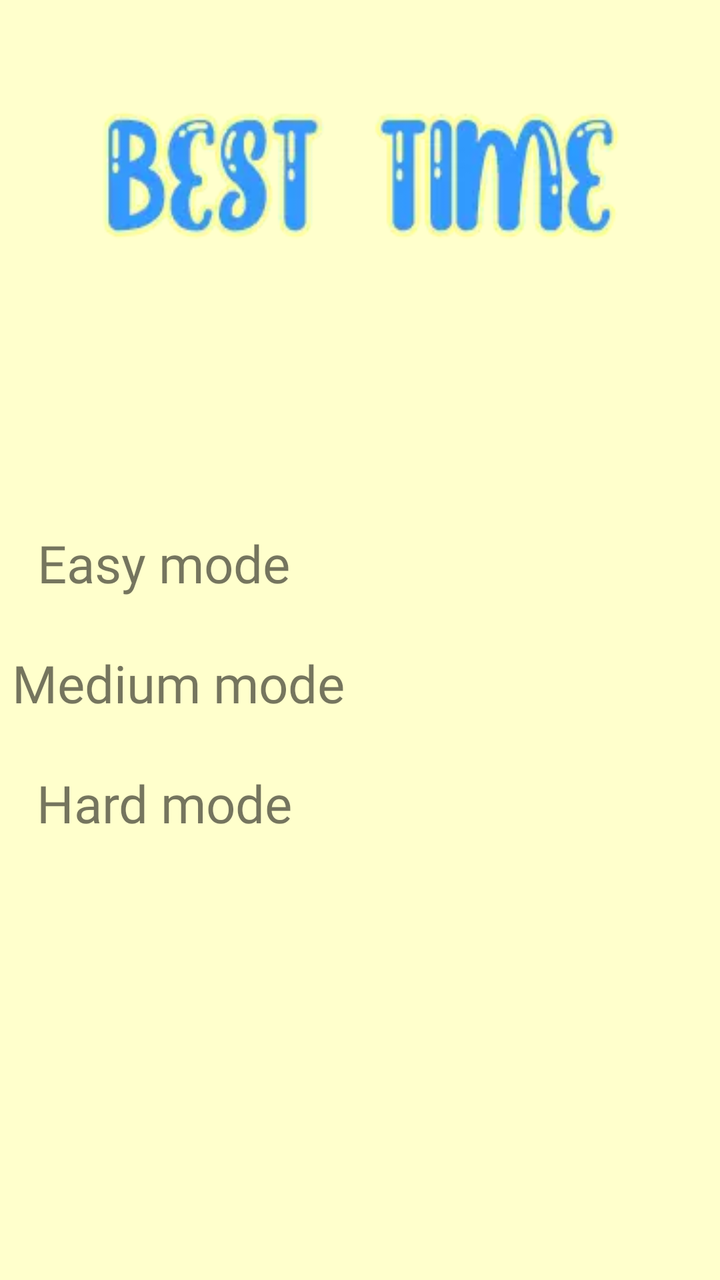
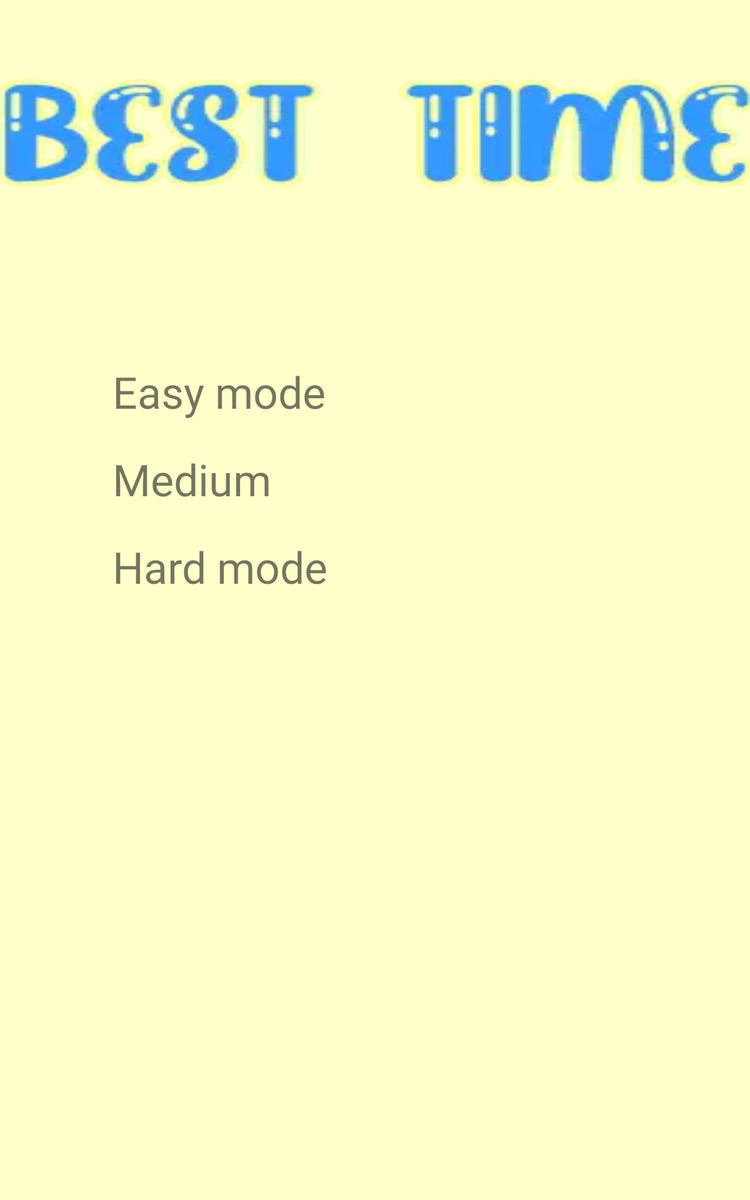

Two renders of one Android screen. The first uses the default layout on a phone; the second uses the alternative layout the repository ships for a different screen configuration, on a matching device. The two XML files are below.
<!-- AndroidManifest.xml: application theme AppTheme -->
<!-- res/layout/leaderboard.xml -->
<?xml version="1.0" encoding="utf-8"?>
<androidx.constraintlayout.widget.ConstraintLayout xmlns:android="http://schemas.android.com/apk/res/android"
    xmlns:app="http://schemas.android.com/apk/res-auto"
    xmlns:tools="http://schemas.android.com/tools"
    android:layout_width="match_parent"
    android:layout_height="match_parent"
    android:background="#ffc"
    tools:context=".Leaderboard">

    <androidx.constraintlayout.widget.Guideline
        android:id="@+id/highscore_title"
        android:layout_width="match_parent"
        android:layout_height="match_parent"
        android:orientation="horizontal"
        app:layout_constraintGuide_percent="0.35" />

    <androidx.constraintlayout.widget.Guideline
        android:id="@+id/mode_title"
        android:layout_width="match_parent"
        android:layout_height="match_parent"
        android:orientation="vertical"
        app:layout_constraintGuide_percent="0.5" />

    <TextView
        android:id="@+id/textView"
        android:layout_width="wrap_content"
        android:layout_height="93dp"
        android:layout_marginTop="40dp"
        android:background="@drawable/best_time"
        android:textSize="45dp"
        app:layout_constraintEnd_toEndOf="parent"
        app:layout_constraintHorizontal_bias="0.498"
        app:layout_constraintStart_toStartOf="parent"
        app:layout_constraintTop_toTopOf="parent" />

    <TextView
        android:id="@+id/easy_mode_lbl"
        android:layout_width="wrap_content"
        android:layout_height="40dp"
        android:layout_marginTop="40dp"

        android:fontFamily="@font/bright_crush"
        android:text="Easy mode"
        android:textSize="26dp"
        app:layout_constraintEnd_toEndOf="@+id/mode_title"
        app:layout_constraintHorizontal_bias="0.349"
        app:layout_constraintStart_toStartOf="parent"
        app:layout_constraintTop_toTopOf="@+id/highscore_title" />

    <TextView
        android:id="@+id/easy_mode_score"
        android:layout_width="wrap_content"
        android:layout_height="40dp"
        android:layout_marginTop="40dp"
        android:fontFamily="@font/bright_crush"
        android:textSize="26dp"
        app:layout_constraintEnd_toEndOf="parent"
        app:layout_constraintHorizontal_bias="0.5"
        app:layout_constraintStart_toEndOf="@+id/mode_title"
        app:layout_constraintTop_toBottomOf="@+id/highscore_title" />

    <TextView
        android:id="@+id/medium_mode_lbl"
        android:layout_width="wrap_content"
        android:layout_height="40dp"
        android:layout_marginTop="20dp"
        android:fontFamily="@font/bright_crush"
        android:text="Medium mode"
        android:textSize="26dp"
        app:layout_constraintEnd_toEndOf="@+id/mode_title"
        app:layout_constraintHorizontal_bias="0.435"
        app:layout_constraintStart_toStartOf="parent"
        app:layout_constraintTop_toBottomOf="@+id/easy_mode_lbl" />

    <TextView
        android:id="@+id/medium_mode_score"
        android:layout_width="wrap_content"
        android:layout_height="40dp"
        android:layout_marginTop="20dp"
        android:fontFamily="@font/bright_crush"
        android:textSize="26dp"
        app:layout_constraintEnd_toEndOf="parent"
        app:layout_constraintHorizontal_bias="0.5"
        app:layout_constraintStart_toEndOf="@+id/mode_title"
        app:layout_constraintTop_toBottomOf="@+id/easy_mode_score" />

    <TextView
        android:id="@+id/hard_mode_lbl"
        android:layout_width="wrap_content"
        android:layout_height="40dp"
        android:layout_marginTop="20dp"
        android:fontFamily="@font/bright_crush"
        android:text="Hard mode"
        android:textSize="26dp"
        app:layout_constraintEnd_toEndOf="@+id/mode_title"
        app:layout_constraintHorizontal_bias="0.351"
        app:layout_constraintStart_toStartOf="parent"
        app:layout_constraintTop_toBottomOf="@+id/medium_mode_score" />

    <TextView
        android:id="@+id/hard_mode_score"
        android:layout_width="wrap_content"
        android:layout_height="40dp"
        android:layout_marginTop="28dp"
        android:fontFamily="@font/bright_crush"
        android:textSize="26dp"
        app:layout_constraintEnd_toEndOf="parent"
        app:layout_constraintHorizontal_bias="0.5"
        app:layout_constraintStart_toEndOf="@+id/mode_title"
        app:layout_constraintTop_toBottomOf="@+id/medium_mode_score" />
</androidx.constraintlayout.widget.ConstraintLayout>
<!-- resources referenced by this layout -->
<resources>
  <!-- drawable best_time: png bitmap (drawable, 8913 bytes) -->
  <style name="AppTheme" parent="Theme.AppCompat.Light.NoActionBar">
          
          <item name="colorPrimary">@color/colorPrimary</item>
          <item name="colorPrimaryDark">@color/colorPrimaryDark</item>
          <item name="colorAccent">@color/colorAccent</item>
          <item name="android:windowNoTitle">true</item>
          <item name="android:windowActionBar">false</item>
          <item name="android:windowFullscreen">true</item>
          <item name="android:windowContentOverlay">@null</item>
      </style>
</resources>
<!-- res/layout-large/leaderboard.xml (the repository's variant of the layout above) -->
<!-- drawn on a 7-inch tablet held upright -->
<?xml version="1.0" encoding="utf-8"?>
<androidx.constraintlayout.widget.ConstraintLayout xmlns:android="http://schemas.android.com/apk/res/android"
    xmlns:app="http://schemas.android.com/apk/res-auto"
    xmlns:tools="http://schemas.android.com/tools"
    android:layout_width="match_parent"
    android:layout_height="match_parent"
    android:background="#ffc"
    tools:context=".Leaderboard">

    <androidx.constraintlayout.widget.Guideline
        android:id="@+id/highscore_title"
        android:layout_width="match_parent"
        android:layout_height="match_parent"
        android:orientation="horizontal"
        app:layout_constraintGuide_percent="0.35" />

    <androidx.constraintlayout.widget.Guideline
        android:id="@+id/mode_title"
        android:layout_width="match_parent"
        android:layout_height="match_parent"
        android:orientation="vertical"
        app:layout_constraintGuide_percent="0.5" />

    <TextView
        android:id="@+id/textView"
        android:layout_width="850dp"
        android:layout_height="130dp"
        android:layout_marginTop="40dp"
        android:background="@drawable/best_time"
        app:layout_constraintEnd_toEndOf="parent"
        app:layout_constraintHorizontal_bias="0.498"
        app:layout_constraintStart_toStartOf="parent"
        app:layout_constraintTop_toTopOf="parent" />

    <LinearLayout
        android:id="@+id/layoutContainer"
        android:layout_width="fill_parent"
        android:layout_height="fill_parent"
        android:orientation="horizontal"
        app:layout_constraintTop_toBottomOf="@id/textView"
        app:layout_constraintStart_toStartOf="parent">

        <RelativeLayout
            android:layout_width="0dip"
            android:layout_height="fill_parent"
            android:layout_weight="0.15" />

        <RelativeLayout
            android:layout_width="0dip"
            android:layout_height="fill_parent"
            android:layout_weight="0.35">

            <LinearLayout
                android:layout_width="fill_parent"
                android:layout_height="wrap_content"
                android:layout_alignParentTop="true"
                android:layout_centerHorizontal="true"
                android:layout_marginTop="250dp"
                android:orientation="vertical">

                <TextView
                    android:id="@+id/easy_mode_lbl"
                    android:layout_width="wrap_content"
                    android:layout_height="50dp"
                    android:layout_marginTop="40dp"
                    android:fontFamily="@font/bright_crush"
                    android:text="Easy mode"
                    android:textSize="35dp" />

                <TextView
                    android:id="@+id/medium_mode_lbl"
                    android:layout_width="wrap_content"
                    android:layout_height="50dp"
                    android:layout_marginTop="20dp"
                    android:fontFamily="@font/bright_crush"
                    android:text="Medium mode"
                    android:textSize="35dp" />

                <TextView
                    android:id="@+id/hard_mode_lbl"
                    android:layout_width="wrap_content"
                    android:layout_height="50dp"
                    android:layout_marginTop="20dp"
                    android:fontFamily="@font/bright_crush"
                    android:text="Hard mode"
                    android:textSize="35dp" />
            </LinearLayout>
        </RelativeLayout>

        <RelativeLayout
            android:layout_width="0dip"
            android:layout_height="fill_parent"
            android:layout_weight="0.20" />

        <RelativeLayout
            android:layout_width="0dip"
            android:layout_height="fill_parent"
            android:layout_weight="0.30">

            <LinearLayout
                android:layout_width="fill_parent"
                android:layout_height="wrap_content"
                android:layout_alignParentTop="true"
                android:layout_centerHorizontal="true"
                android:layout_marginTop="250dp"
                android:orientation="vertical">


                <TextView
                    android:id="@+id/easy_mode_score"
                    android:layout_width="wrap_content"
                    android:layout_height="50dp"
                    android:layout_marginTop="40dp"
                    android:fontFamily="@font/bright_crush"
                    android:textSize="35dp" />

                <TextView
                    android:id="@+id/medium_mode_score"
                    android:layout_width="wrap_content"
                    android:layout_height="50dp"
                    android:layout_marginTop="20dp"
                    android:fontFamily="@font/bright_crush"
                    android:textSize="35dp" />

                <TextView
                    android:id="@+id/hard_mode_score"
                    android:layout_width="wrap_content"
                    android:layout_height="50dp"
                    android:layout_marginTop="28dp"
                    android:fontFamily="@font/bright_crush"
                    android:textSize="35dp" />
            </LinearLayout>
        </RelativeLayout>
    </LinearLayout>
</androidx.constraintlayout.widget.ConstraintLayout>
